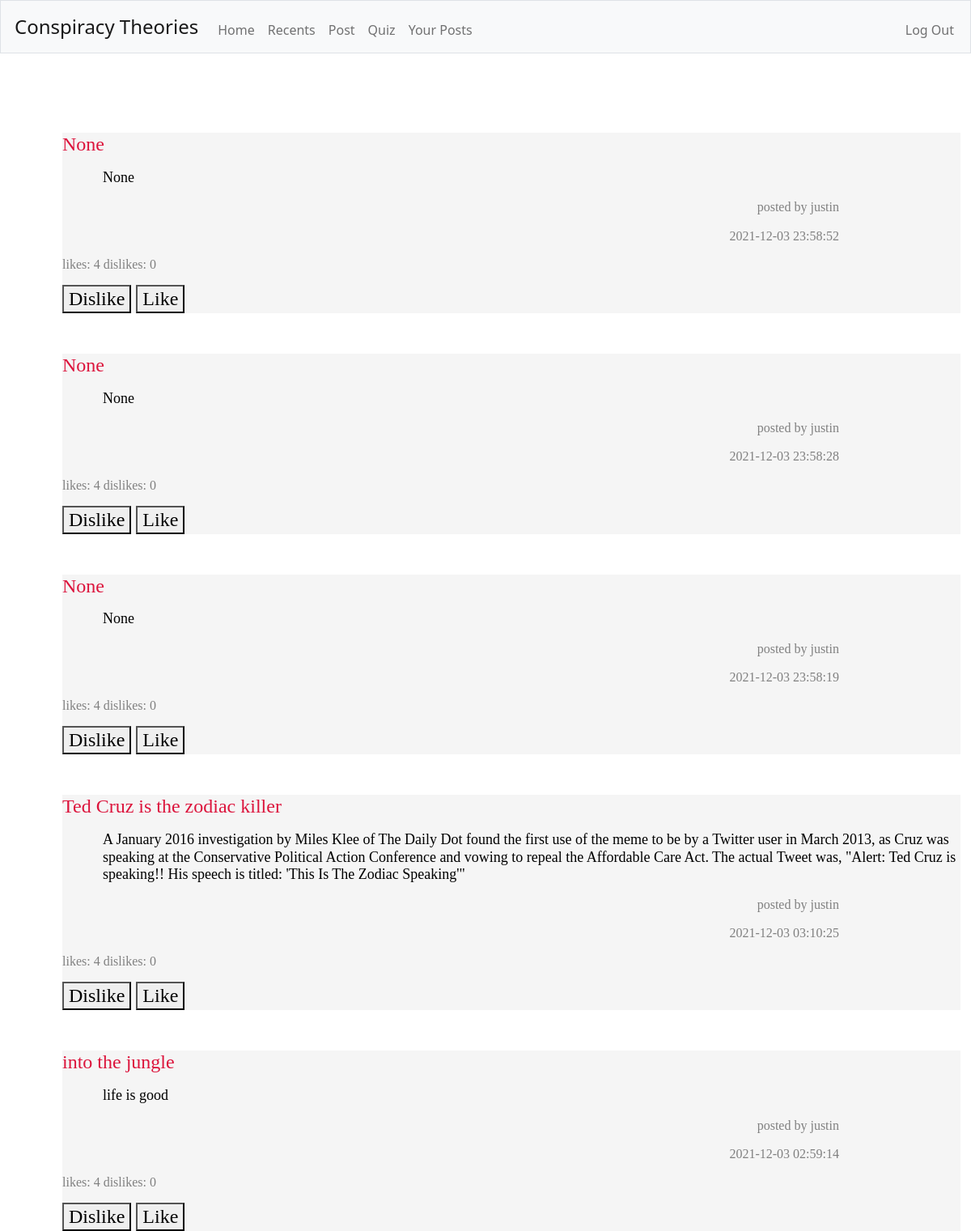
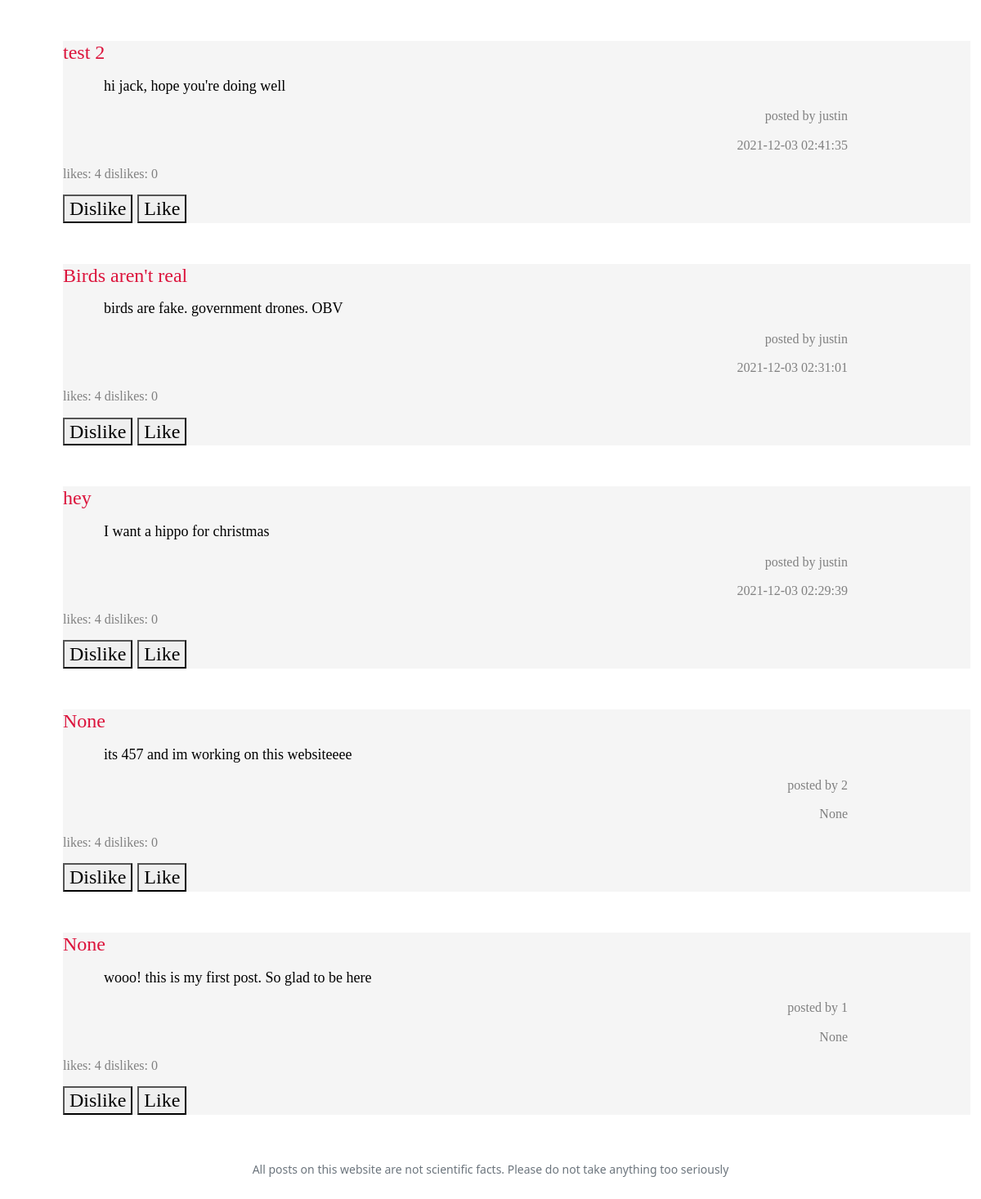
The app's page /recents (signed in), older data (2 pictures, top to bottom).
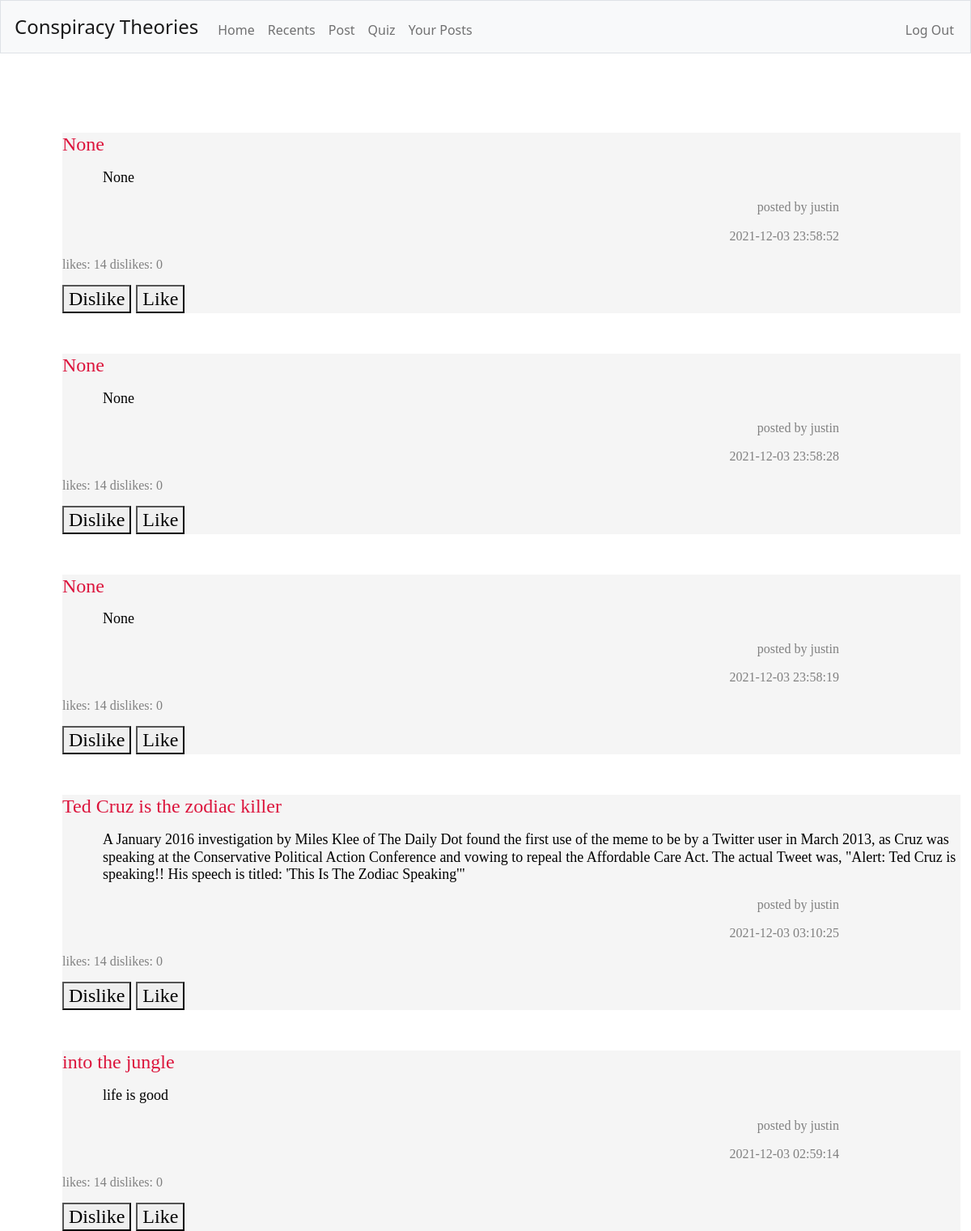
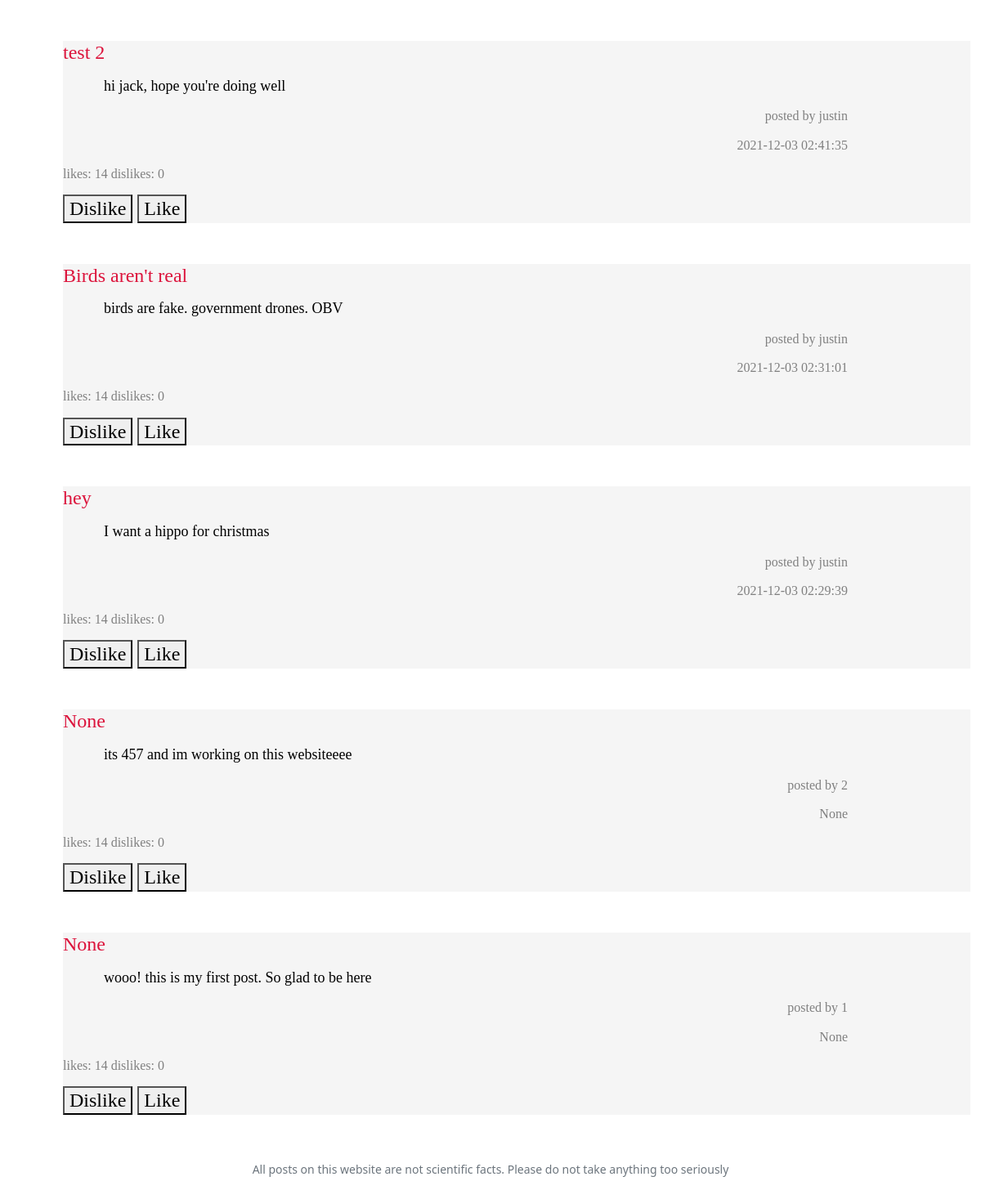
The same page, newer data (2 pictures, top to bottom).
### tables this page shows
CREATE TABLE 'theories' ('name' TEXT, 'user' TEXT, 'content' TEXT, 'upvotes' INTEGER DEFAULT 0 , 'downvotes' INTEGER DEFAULT 0 , date TEXT, id INTEGER, 'genre' TEXT DEFAULT NULL);

### app.py (the view, shortened to what this page needs)
@app.route("/recents", methods=["GET", "POST"])
@login_required
def recents ():
    if request.method == "GET":
        data = db.execute("SELECT * FROM theories ORDER BY date DESC LIMIT 10")
        return render_template("recents.html", data=data)

### app.py (called while the page is built)
@app.after_request
def after_request(response):
    response.headers["Cache-Control"] = "no-cache, no-store, must-revalidate"
    response.headers["Expires"] = 0
    response.headers["Pragma"] = "no-cache"
    return response

### helpers.py (called while the page is built)
def login_required(f):
    @wraps(f)
    def decorated_function(*args, **kwargs):
        if session.get("user_id") is None:
            return redirect("/login")
        return f(*args, **kwargs)
    return decorated_function

### templates/recents.html (shortened to what this page needs)
<!DOCTYPE html>
<html lang="en">
    <head>
        <link href="https://cdn.jsdelivr.net/npm/bootstrap@5.1.3/dist/css/bootstrap.min.css" rel="stylesheet">
        <link href="/static/styles.css" rel="stylesheet">
    </head>
    <body>
        <nav class="bg-light border navbar navbar-expand-md navbar-light">
            <div class="container-fluid">
                <a class="navbar-brand" href="/">Conspiracy Theories</a>
                <div class="collapse navbar-collapse" id="navbar">
                    {% if session["user_id"] %}
                        <ul class="navbar-nav me-auto mt-2">
                            <li class="nav-item"><a class="nav-link" href="/">Home</a></li>
                            <li class="nav-item"><a class="nav-link" href="/recents">Recents</a></li>
                            <li class="nav-item"><a class="nav-link" href="/post">Post</a></li>
                            <li class="nav-item"><a class="nav-link" href="/quiz">Quiz</a></li>
                            <li class="nav-item"><a class="nav-link" href="/your-posts">Your Posts</a></li>
                        </ul>
                        <ul class="navbar-nav ms-auto mt-2">
                            <li class="nav-item"><a class="nav-link" href="/logout">Log Out</a></li>
                        </ul>
                    {% else %}
                        <ul class="navbar-nav ms-auto mt-2">
                            <li class="nav-item"><a class="nav-link" href="/register">Register</a></li>
                            <li class="nav-item"><a class="nav-link" href="/login">Log In</a></li>
                        </ul>
                    {% endif %}
                </div>
            </div>
        </nav>
        <main class="container-fluid py-5 text-center">
            {% block main %}
                {% for post in data %}
                <div class="container">
                    <form class="grey" action="/recents" id="like" method="post">
                        <h1 name="title" id="title" class="leftAlign crimson">{{ post.name }}</p>
                        <p class="paragraph black">{{ post.content }}</p>
                        <p class="author darkgrey">posted by {{ post.user }}</p>
                        <p class="author darkgrey">{{ post.date }}</p>
                        <p class="votes darkgrey">likes: {{ post.upvotes }} dislikes: {{ post.downvotes }}</p>
                        <button class="dislike" name="dislike" value="dislike" type="submit">Dislike</button>
                        <button class="like" name="like" value="like" type="submit">Like</button>
                    </form>
                </div>
                {% endfor %}
            {% endblock %}
        </main>
        <footer class="mb-5 small text-center text-muted">
            All posts on this website are not scientific facts. Please do not take anything too seriously
        </footer>
    </body>
</html>

### static/styles.css (style rules this page uses)
nav .navbar-brand { font-size: x-large; }
.container { margin-left: 50px; margin-right: 50px; padding-left: 15px; padding-right: 15px; font-family: "Comic Sans MS", "Comic Sans", cursive; }
.author { text-align: right; font-size: medium; font-family: "Comic Sans MS", "Comic Sans", cursive; margin-right: 150px; }
.crimson { color: #DC143C; }
.paragraph { text-align: left; font-size: large; font-family: "Comic Sans MS", "Comic Sans", cursive; margin-left: 50px; }
.leftAlign { text-align: left; font-size: x-large; margin-top: 50px; font-family: "Comic Sans MS", "Comic Sans", cursive; }
.grey { background-color: #F5F5F5; }
.black { color:#000000 }
.darkgrey { color:#808080 }
.votes { font-size: medium; }
a { padding-left: 5px; }

Row changes from the older to the newer data that the page shows:
changed theories (number 1 of 10 on the later page): upvotes "4" → "14"
changed theories (number 2 of 10 on the later page): upvotes "4" → "14"
changed theories (number 3 of 10 on the later page): upvotes "4" → "14"
changed theories "Ted Cruz is the zodiac killer": upvotes "4" → "14"
changed theories "into the jungle": upvotes "4" → "14"
changed theories "test 2": upvotes "4" → "14"
changed theories "Birds aren't real": upvotes "4" → "14"
changed theories "hey": upvotes "4" → "14"
changed theories "its 457 and im working on this websiteeee": upvotes "4" → "14"
changed theories "wooo! this is my first post. So glad to be here": upvotes "4" → "14"
